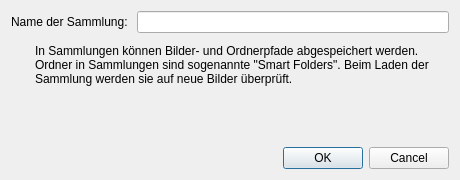
<?xml version="1.0" encoding="UTF-8"?>
<ui version="4.0">
 <class>SaveCollectionDialog</class>
 <widget class="QDialog" name="SaveCollectionDialog">
  <property name="geometry">
   <rect>
    <x>0</x>
    <y>0</y>
    <width>460</width>
    <height>180</height>
   </rect>
  </property>
  <property name="sizePolicy">
   <sizepolicy hsizetype="MinimumExpanding" vsizetype="Preferred">
    <horstretch>0</horstretch>
    <verstretch>0</verstretch>
   </sizepolicy>
  </property>
  <property name="minimumSize">
   <size>
    <width>460</width>
    <height>180</height>
   </size>
  </property>
  <property name="maximumSize">
   <size>
    <width>460</width>
    <height>180</height>
   </size>
  </property>
  <property name="windowTitle">
   <string>Sammlung speichern</string>
  </property>
  <layout class="QVBoxLayout" name="verticalLayout">
   <item>
    <widget class="QFrame" name="frame">
     <property name="frameShape">
      <enum>QFrame::NoFrame</enum>
     </property>
     <property name="frameShadow">
      <enum>QFrame::Raised</enum>
     </property>
     <layout class="QHBoxLayout" name="horizontalLayout">
      <property name="leftMargin">
       <number>0</number>
      </property>
      <property name="topMargin">
       <number>0</number>
      </property>
      <property name="rightMargin">
       <number>0</number>
      </property>
      <property name="bottomMargin">
       <number>5</number>
      </property>
      <item>
       <widget class="QLabel" name="label">
        <property name="text">
         <string>Name der Sammlung: </string>
        </property>
       </widget>
      </item>
      <item>
       <widget class="QLineEdit" name="lineEdit_collName">
        <property name="maxLength">
         <number>32</number>
        </property>
       </widget>
      </item>
     </layout>
    </widget>
   </item>
   <item>
    <widget class="QFrame" name="frame_2">
     <property name="frameShape">
      <enum>QFrame::NoFrame</enum>
     </property>
     <property name="frameShadow">
      <enum>QFrame::Raised</enum>
     </property>
     <layout class="QHBoxLayout" name="horizontalLayout_2">
      <property name="leftMargin">
       <number>0</number>
      </property>
      <property name="topMargin">
       <number>0</number>
      </property>
      <property name="rightMargin">
       <number>0</number>
      </property>
      <property name="bottomMargin">
       <number>0</number>
      </property>
      <item>
       <widget class="QFrame" name="frame_3">
        <property name="minimumSize">
         <size>
          <width>8</width>
          <height>0</height>
         </size>
        </property>
        <property name="maximumSize">
         <size>
          <width>18</width>
          <height>16777215</height>
         </size>
        </property>
        <property name="frameShape">
         <enum>QFrame::NoFrame</enum>
        </property>
        <property name="frameShadow">
         <enum>QFrame::Raised</enum>
        </property>
        <layout class="QVBoxLayout" name="verticalLayout_2">
         <property name="leftMargin">
          <number>0</number>
         </property>
         <property name="topMargin">
          <number>0</number>
         </property>
         <property name="rightMargin">
          <number>0</number>
         </property>
         <property name="bottomMargin">
          <number>0</number>
         </property>
         <item>
          <widget class="QLabel" name="label_cache_info">
           <property name="minimumSize">
            <size>
             <width>18</width>
             <height>18</height>
            </size>
           </property>
           <property name="maximumSize">
            <size>
             <width>18</width>
             <height>18</height>
            </size>
           </property>
           <property name="text">
            <string/>
           </property>
           <property name="pixmap">
            <pixmap resource="resources.qrc">:/img/info_mini.png</pixmap>
           </property>
           <property name="alignment">
            <set>Qt::AlignLeading|Qt::AlignLeft|Qt::AlignTop</set>
           </property>
          </widget>
         </item>
         <item>
          <spacer name="verticalSpacer">
           <property name="orientation">
            <enum>Qt::Vertical</enum>
           </property>
           <property name="sizeHint" stdset="0">
            <size>
             <width>20</width>
             <height>40</height>
            </size>
           </property>
          </spacer>
         </item>
        </layout>
       </widget>
      </item>
      <item>
       <widget class="QLabel" name="label_2">
        <property name="text">
         <string>In Sammlungen können Bilder- und Ordnerpfade abgespeichert werden. Ordner in Sammlungen sind sogenannte &quot;Smart Folders&quot;. Beim Laden der Sammlung werden sie auf neue Bilder überprüft.</string>
        </property>
        <property name="alignment">
         <set>Qt::AlignLeading|Qt::AlignLeft|Qt::AlignTop</set>
        </property>
        <property name="wordWrap">
         <bool>true</bool>
        </property>
       </widget>
      </item>
     </layout>
    </widget>
   </item>
   <item>
    <widget class="QDialogButtonBox" name="buttonBox">
     <property name="orientation">
      <enum>Qt::Horizontal</enum>
     </property>
     <property name="standardButtons">
      <set>QDialogButtonBox::Cancel|QDialogButtonBox::Ok</set>
     </property>
    </widget>
   </item>
  </layout>
 </widget>
 <tabstops>
  <tabstop>lineEdit_collName</tabstop>
  <tabstop>buttonBox</tabstop>
 </tabstops>
 <resources>
  <include location="resources.qrc"/>
  <include location="resources.qrc"/>
 </resources>
 <connections>
  <connection>
   <sender>buttonBox</sender>
   <signal>accepted()</signal>
   <receiver>SaveCollectionDialog</receiver>
   <slot>accept()</slot>
   <hints>
    <hint type="sourcelabel">
     <x>247</x>
     <y>122</y>
    </hint>
    <hint type="destinationlabel">
     <x>157</x>
     <y>131</y>
    </hint>
   </hints>
  </connection>
  <connection>
   <sender>buttonBox</sender>
   <signal>rejected()</signal>
   <receiver>SaveCollectionDialog</receiver>
   <slot>reject()</slot>
   <hints>
    <hint type="sourcelabel">
     <x>315</x>
     <y>122</y>
    </hint>
    <hint type="destinationlabel">
     <x>286</x>
     <y>131</y>
    </hint>
   </hints>
  </connection>
 </connections>
</ui>
